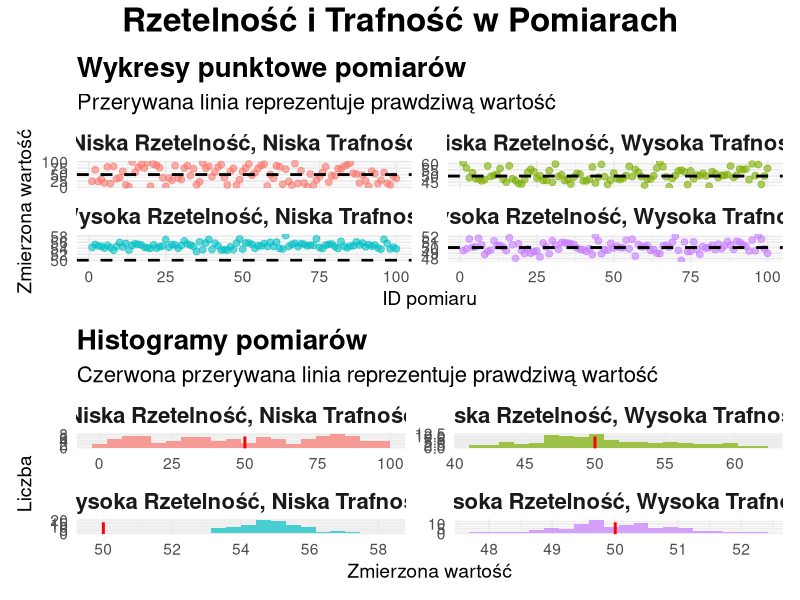
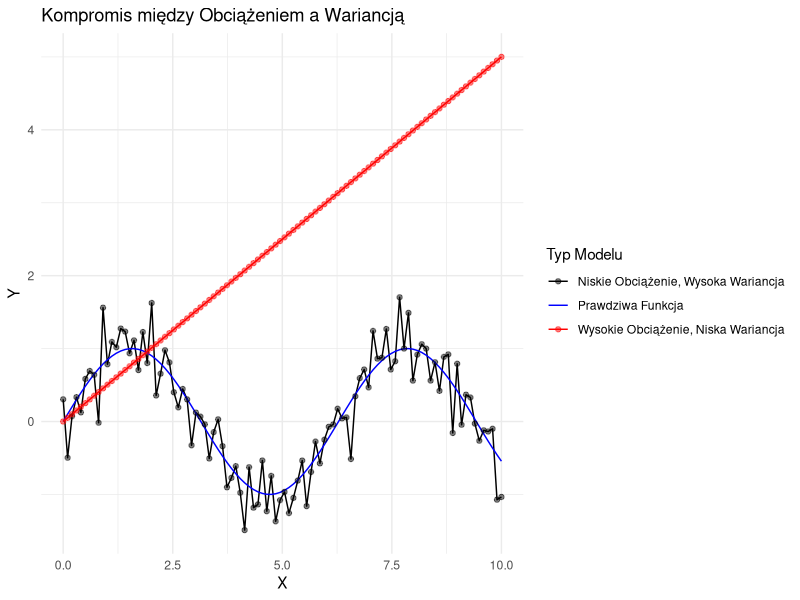
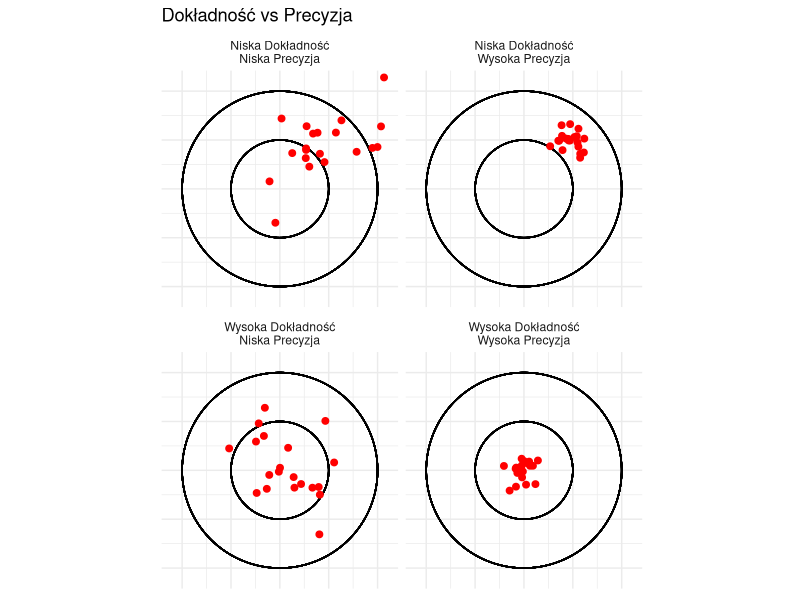
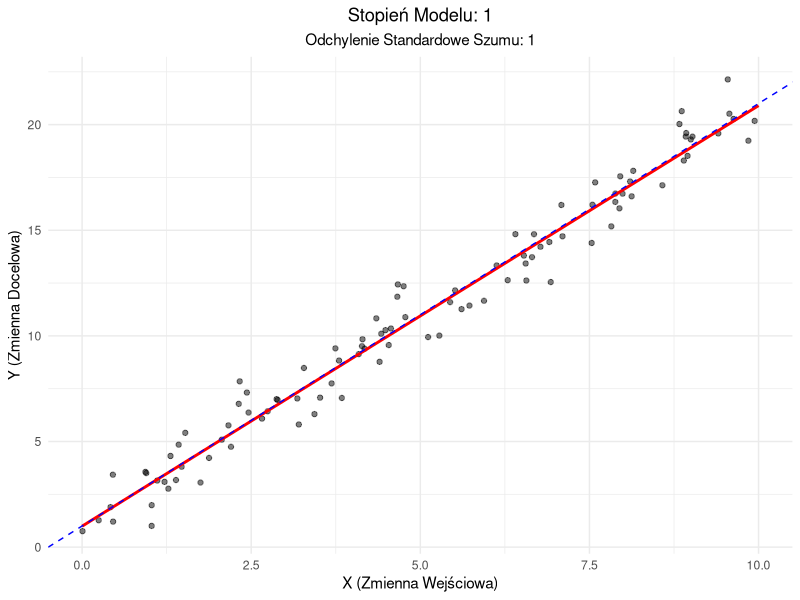
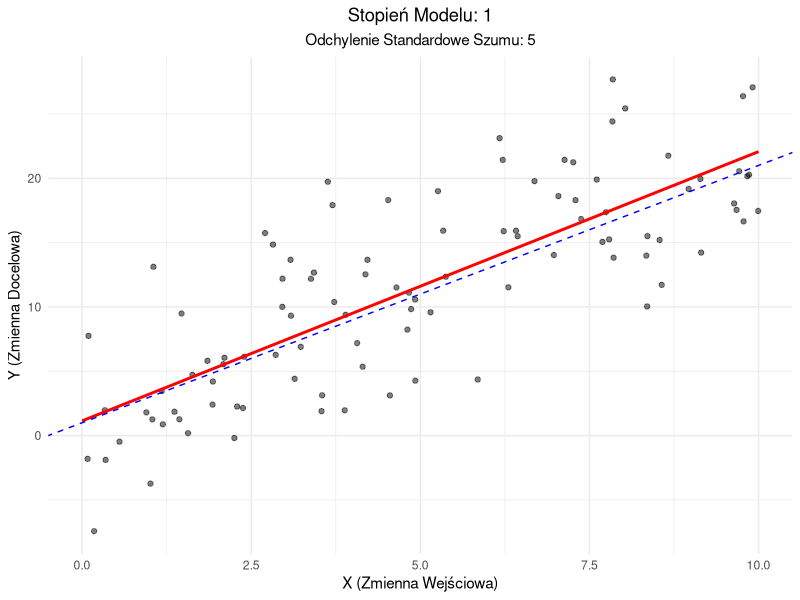
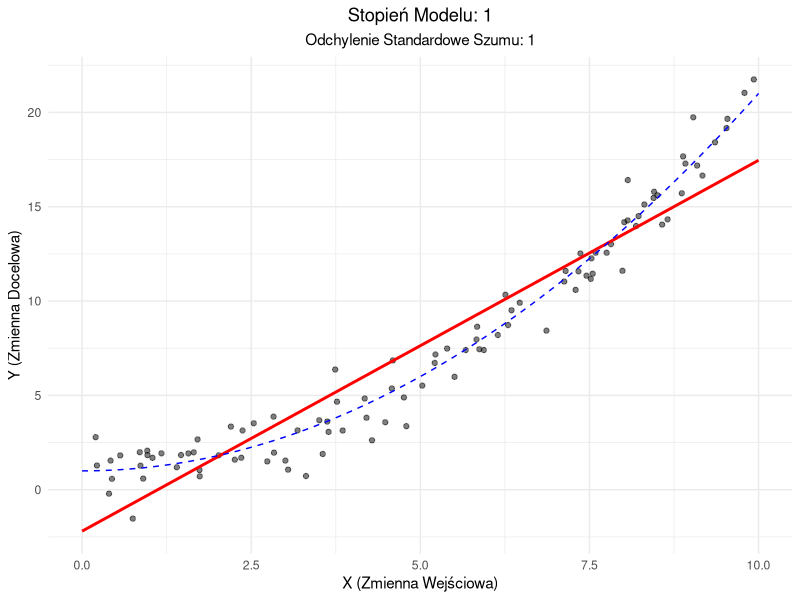
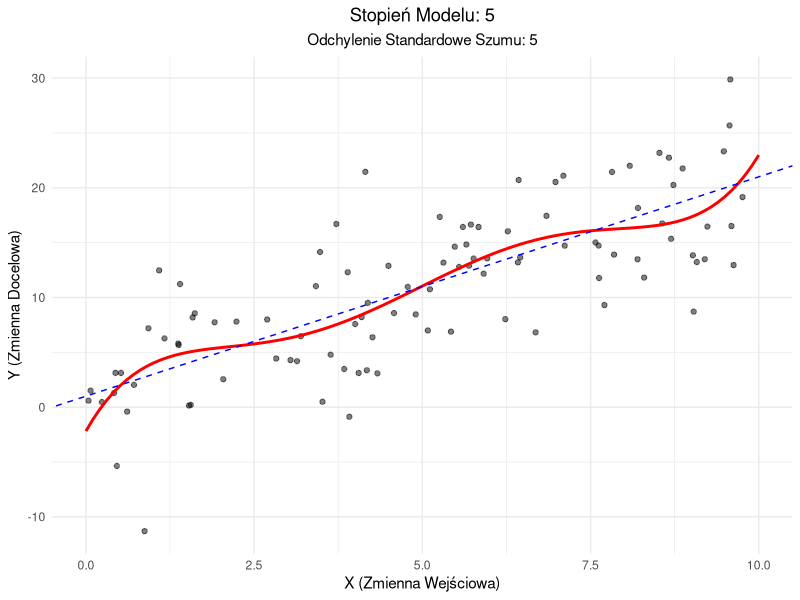

The R script that drew these images, in order:
## ---- chunk 1
#| fig-width: 12
#| fig-height: 20
#| warning: false
library(ggplot2)
library(dplyr)
library(tidyr)
library(patchwork)

set.seed(123)

# Generowanie danych dla każdego scenariusza
n <- 100
prawdziwa_wartosc <- 50

dane <- tibble(
  wysoka_rz_wysoka_tr = rnorm(n, mean = prawdziwa_wartosc, sd = 1),
  wysoka_rz_niska_tr = rnorm(n, mean = prawdziwa_wartosc + 5, sd = 1),
  niska_rz_wysoka_tr = rnorm(n, mean = prawdziwa_wartosc, sd = 5),
  niska_rz_niska_tr = runif(n, min = 0, max = 100)
) %>%
  mutate(id = row_number()) %>%
  pivot_longer(cols = -id, names_to = "scenariusz", values_to = "pomiar")

# Tworzenie wykresu punktowego
wykres_punktowy <- ggplot(dane, aes(x = id, y = pomiar, color = scenariusz)) +
  geom_point(alpha = 0.6, size = 2) +
  geom_hline(yintercept = prawdziwa_wartosc, linetype = "dashed", color = "black", size = 1) +
  facet_wrap(~ scenariusz, ncol = 2, scales = "free_y",
             labeller = labeller(scenariusz = c(
               "wysoka_rz_wysoka_tr" = "Wysoka Rzetelność, Wysoka Trafność",
               "wysoka_rz_niska_tr" = "Wysoka Rzetelność, Niska Trafność",
               "niska_rz_wysoka_tr" = "Niska Rzetelność, Wysoka Trafność",
               "niska_rz_niska_tr" = "Niska Rzetelność, Niska Trafność"
             ))) +
  labs(title = "Wykresy punktowe pomiarów",
       subtitle = "Przerywana linia reprezentuje prawdziwą wartość",
       x = "ID pomiaru",
       y = "Zmierzona wartość") +
  theme_minimal(base_size = 14) +
  theme(legend.position = "none",
        strip.text = element_text(size = 16, face = "bold"),
        plot.title = element_text(size = 20, face = "bold"),
        plot.subtitle = element_text(size = 16))

# Tworzenie histogramu
wykres_hist <- ggplot(dane, aes(x = pomiar, fill = scenariusz)) +
  geom_histogram(bins = 20, alpha = 0.7) +
  geom_vline(xintercept = prawdziwa_wartosc, color = "red", linetype = "dashed", size = 1) +
  facet_wrap(~ scenariusz, ncol = 2, scales = "free",
             labeller = labeller(scenariusz = c(
               "wysoka_rz_wysoka_tr" = "Wysoka Rzetelność, Wysoka Trafność",
               "wysoka_rz_niska_tr" = "Wysoka Rzetelność, Niska Trafność",
               "niska_rz_wysoka_tr" = "Niska Rzetelność, Wysoka Trafność",
               "niska_rz_niska_tr" = "Niska Rzetelność, Niska Trafność"
             ))) +
  labs(title = "Histogramy pomiarów",
       subtitle = "Czerwona przerywana linia reprezentuje prawdziwą wartość",
       x = "Zmierzona wartość",
       y = "Liczba") +
  theme_minimal(base_size = 14) +
  theme(legend.position = "none",
        strip.text = element_text(size = 16, face = "bold"),
        plot.title = element_text(size = 20, face = "bold"),
        plot.subtitle = element_text(size = 16))

# Łączenie wykresów
wykres_polaczony <- wykres_punktowy / wykres_hist +
  plot_layout(heights = c(1, 1)) +
  plot_annotation(
    title = "Rzetelność i Trafność w Pomiarach",
    theme = theme(plot.title = element_text(hjust = 0.5, size = 24, face = "bold"))
  )

# Wyświetlanie połączonego wykresu
wykres_polaczony
## ---- chunk 2
#| label: bias-variance-plot
#| fig-cap: "Wizualizacja kompromisu między obciążeniem a wariancją"

x <- seq(0, 10, length.out = 100)
y_prawdziwa <- sin(x)
y_niskie_obciazenie_wysoka_wariancja <- y_prawdziwa + rnorm(100, 0, 0.3)
y_wysokie_obciazenie_niska_wariancja <- 0.5 * x

df <- data.frame(x = rep(x, 3),
                 y = c(y_prawdziwa, y_niskie_obciazenie_wysoka_wariancja, y_wysokie_obciazenie_niska_wariancja),
                 typ = rep(c("Prawdziwa Funkcja", "Niskie Obciążenie, Wysoka Wariancja", "Wysokie Obciążenie, Niska Wariancja"), each = 100))

ggplot(df, aes(x = x, y = y, color = typ)) +
  geom_line() +
  geom_point(data = subset(df, typ != "Prawdziwa Funkcja"), alpha = 0.5) +
  scale_color_manual(values = c("black", "blue", "red")) +
  labs(title = "Kompromis między Obciążeniem a Wariancją",
       x = "X",
       y = "Y",
       color = "Typ Modelu") +
  theme_minimal()
## ---- chunk 3
#| label: accuracy-precision-plot
#| fig-cap: "Wizualizacja Dokładności vs Precyzji"

library(ggplot2)
library(ggforce)

create_points <- function(n, x_center, y_center, spread) {
  data.frame(
    x = rnorm(n, x_center, spread),
    y = rnorm(n, y_center, spread)
  )
}

set.seed(101)
points <- rbind(
  cbind(create_points(20, 0, 0, 0.1), type = "Wysoka Dokładność\nWysoka Precyzja"),
  cbind(create_points(20, 0.5, 0.5, 0.1), type = "Niska Dokładność\nWysoka Precyzja"),
  cbind(create_points(20, 0, 0, 0.3), type = "Wysoka Dokładność\nNiska Precyzja"),
  cbind(create_points(20, 0.5, 0.5, 0.3), type = "Niska Dokładność\nNiska Precyzja")
)

ggplot(points, aes(x, y)) +
  geom_circle(aes(x0 = 0, y0 = 0, r = 1), color = "black", fill = NA) +
  geom_circle(aes(x0 = 0, y0 = 0, r = 0.5), color = "black", fill = NA) +
  geom_point(color = "red", size = 2) +
  facet_wrap(~type) +
  coord_fixed(xlim = c(-1.1, 1.1), ylim = c(-1.1, 1.1)) +
  theme_minimal() +
  theme(axis.text = element_blank(), axis.title = element_blank()) +
  labs(title = "Dokładność vs Precyzja")
## ---- chunk 4
knitr::opts_chunk$set(echo = TRUE)
library(ggplot2)
library(dplyr)
set.seed(123)  # dla powtarzalności
## ---- chunk 5
generuj_i_dopasuj <- function(n, wyraz_wolny, nachylenie, odch_szumu, stopien_modelu) {
  # Generowanie syntetycznych danych
  x <- runif(n, 0, 10)
  y <- wyraz_wolny + nachylenie * x + rnorm(n, 0, odch_szumu)
  
  # Dopasowanie modelu
  formula <- as.formula(paste("y ~", paste0("poly(x, ", stopien_modelu, ", raw = TRUE)")))
  model <- lm(formula, data = data.frame(x, y))
  
  # Generowanie przewidywań
  x_pred <- seq(0, 10, length.out = 100)
  y_pred <- predict(model, newdata = data.frame(x = x_pred))
  
  # Wykres
  ggplot(data.frame(x, y), aes(x, y)) +
    geom_point(alpha = 0.5) +
    geom_line(data = data.frame(x = x_pred, y = y_pred), color = "red", size = 1) +
    geom_abline(intercept = wyraz_wolny, slope = nachylenie, color = "blue", linetype = "dashed") +
    labs(title = paste("Stopień Modelu:", stopien_modelu),
         subtitle = paste("Odchylenie Standardowe Szumu:", odch_szumu),
         x = "X (Zmienna Wejściowa)",
         y = "Y (Zmienna Docelowa)") +
    theme_minimal() +
    theme(plot.title = element_text(hjust = 0.5),
          plot.subtitle = element_text(hjust = 0.5))
}
## ---- chunk 6
generuj_i_dopasuj(n = 100, wyraz_wolny = 1, nachylenie = 2, odch_szumu = 1, stopien_modelu = 1)
## ---- chunk 7
generuj_i_dopasuj(n = 100, wyraz_wolny = 1, nachylenie = 2, odch_szumu = 5, stopien_modelu = 1)
## ---- chunk 8
dane_kwadratowe <- function(n, wyraz_wolny, nachylenie, odch_szumu, stopien_modelu) {
  x <- runif(n, 0, 10)
  y <- wyraz_wolny + nachylenie * x^2 + rnorm(n, 0, odch_szumu)
  
  formula <- as.formula(paste("y ~", paste0("poly(x, ", stopien_modelu, ", raw = TRUE)")))
  model <- lm(formula, data = data.frame(x, y))
  
  x_pred <- seq(0, 10, length.out = 100)
  y_pred <- predict(model, newdata = data.frame(x = x_pred))
  
  ggplot(data.frame(x, y), aes(x, y)) +
    geom_point(alpha = 0.5) +
    geom_line(data = data.frame(x = x_pred, y = y_pred), color = "red", size = 1) +
    stat_function(fun = function(x) wyraz_wolny + nachylenie * x^2, color = "blue", linetype = "dashed") +
    labs(title = paste("Stopień Modelu:", stopien_modelu),
         subtitle = paste("Odchylenie Standardowe Szumu:", odch_szumu),
         x = "X (Zmienna Wejściowa)",
         y = "Y (Zmienna Docelowa)") +
    theme_minimal() +
    theme(plot.title = element_text(hjust = 0.5),
          plot.subtitle = element_text(hjust = 0.5))
}

dane_kwadratowe(n = 100, wyraz_wolny = 1, nachylenie = 0.2, odch_szumu = 1, stopien_modelu = 1)
## ---- chunk 9
generuj_i_dopasuj(n = 100, wyraz_wolny = 1, nachylenie = 2, odch_szumu = 5, stopien_modelu = 5)
